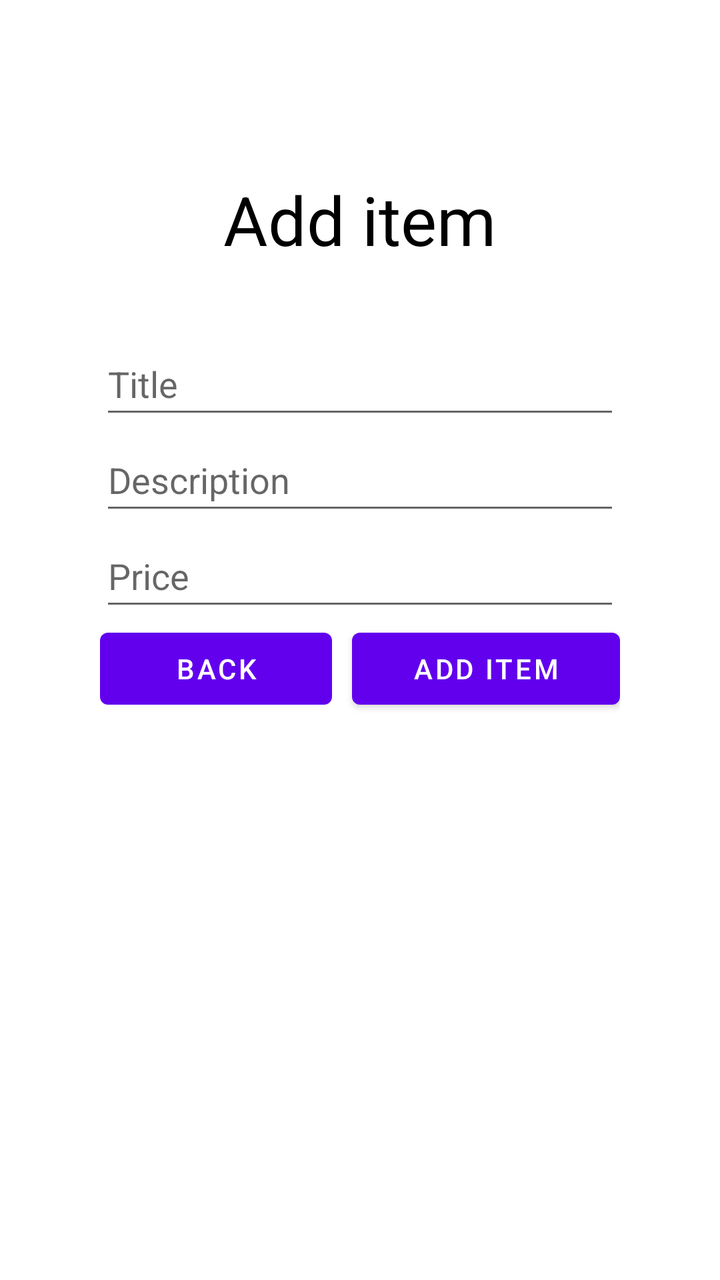
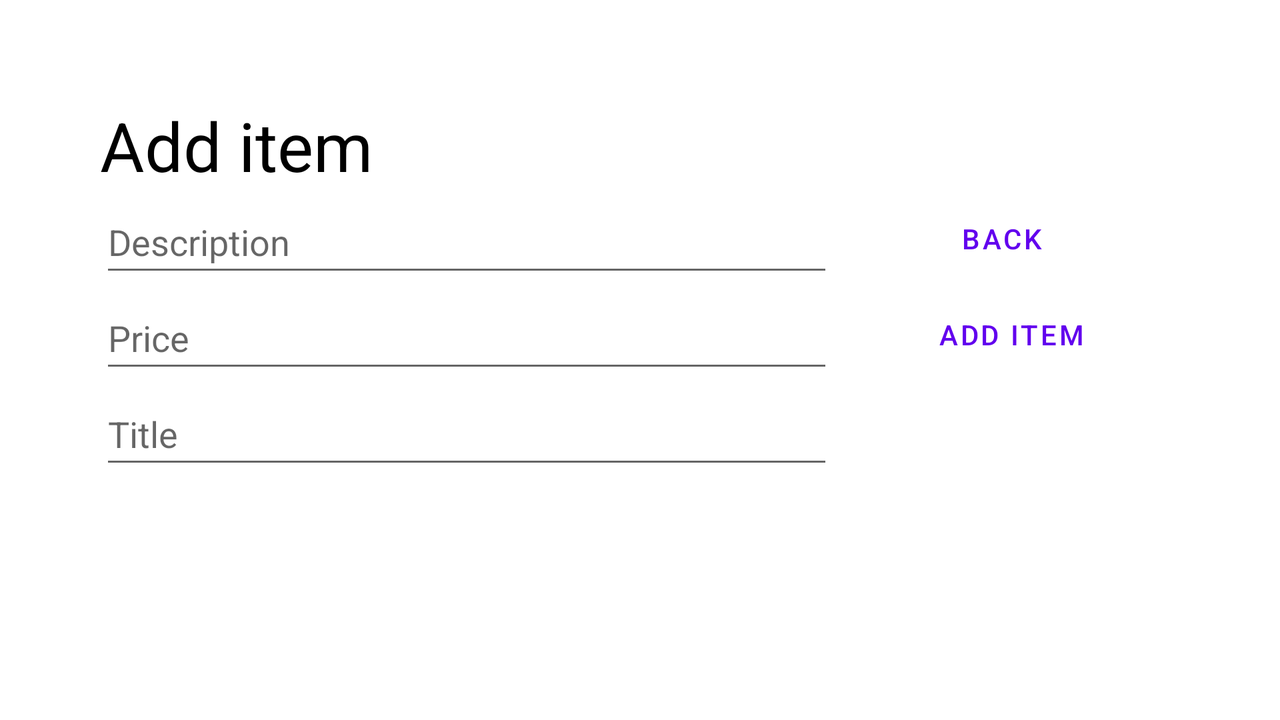

An Android layout and its configuration variant, each rendered on a device that would load it. The default file and the variant file are quoted in full after the pictures.
<!-- AndroidManifest.xml: application theme Theme.Resale -->
<!-- res/layout/fragment_add_item.xml -->
<?xml version="1.0" encoding="utf-8"?>
<LinearLayout xmlns:android="http://schemas.android.com/apk/res/android"
    xmlns:tools="http://schemas.android.com/tools"
    android:layout_width="match_parent"
    android:layout_height="match_parent"
    android:gravity="center_horizontal"
    android:orientation="vertical"
    android:padding="50sp"
    tools:context=".AddItemFragment">

    <Space
        android:layout_width="match_parent"
        android:layout_height="37dp" />

    <TextView
        android:id="@+id/add_item_title"
        android:layout_width="wrap_content"
        android:layout_height="wrap_content"
        android:text="Add item"
        android:textColor="#000000"
        android:textSize="34sp" />

    <Space
        android:layout_width="match_parent"
        android:layout_height="34dp" />

    <EditText
        android:id="@+id/add_item_title_input"
        android:layout_width="match_parent"
        android:layout_height="wrap_content"
        android:ems="10"
        android:hint="Title"
        android:inputType="textPersonName"
        android:minHeight="48dp" />

    <EditText
        android:id="@+id/add_item_description_input"
        android:layout_width="match_parent"
        android:layout_height="wrap_content"
        android:ems="10"
        android:hint="Description"
        android:inputType="textPersonName"
        android:minHeight="48dp" />

    <EditText
        android:id="@+id/add_item_price_input"
        android:layout_width="match_parent"
        android:layout_height="wrap_content"
        android:ems="10"
        android:hint="Price"
        android:inputType="number"
        android:minHeight="48dp" />

    <LinearLayout
        android:layout_width="match_parent"
        android:layout_height="match_parent"
        android:orientation="horizontal">

        <Button
            android:id="@+id/add_item_back_btn"
            android:layout_width="wrap_content"
            android:layout_height="wrap_content"
            android:layout_marginRight="5sp"
            android:layout_weight="1"
            android:text="Back" />

        <Button
            android:id="@+id/add_item_add_btn"
            android:layout_width="wrap_content"
            android:layout_height="wrap_content"
            android:layout_marginLeft="5sp"
            android:layout_weight="1"
            android:text="Add Item" />
    </LinearLayout>

</LinearLayout>
<!-- resources referenced by this layout -->
<resources>
  <style name="Theme.Resale" parent="Theme.MaterialComponents.DayNight.DarkActionBar">
          
          <item name="colorPrimary">@color/purple_500</item>
          <item name="colorPrimaryVariant">@color/purple_700</item>
          <item name="colorOnPrimary">@color/white</item>
          
          <item name="colorSecondary">@color/teal_200</item>
          <item name="colorSecondaryVariant">@color/teal_700</item>
          <item name="colorOnSecondary">@color/black</item>
          
          <item name="android:statusBarColor" tools:targetApi="l">?attr/colorPrimaryVariant</item>
          
      </style>
</resources>
<!-- res/layout-land/fragment_add_item.xml (the repository's variant of the layout above) -->
<!-- drawn on the phone turned sideways -->
<?xml version="1.0" encoding="utf-8"?>
<LinearLayout xmlns:android="http://schemas.android.com/apk/res/android"
    xmlns:tools="http://schemas.android.com/tools"
    android:layout_width="match_parent"
    android:layout_height="match_parent"
    android:gravity="top"
    android:orientation="vertical"
    android:padding="50sp"
    tools:context=".AddItemFragment">

    <TextView
        android:id="@+id/add_item_title"
        android:layout_width="wrap_content"
        android:layout_height="wrap_content"
        android:text="@string/add_item"
        android:textColor="#000000"
        android:textSize="34sp" />

    <LinearLayout
        android:layout_width="match_parent"
        android:layout_height="wrap_content"
        android:orientation="horizontal">

        <LinearLayout
            android:layout_width="wrap_content"
            android:layout_height="wrap_content"
            android:layout_weight="2"
            android:orientation="vertical">

            <EditText
                android:id="@+id/add_item_description_input"
                android:layout_width="match_parent"
                android:layout_height="wrap_content"
                android:ems="10"
                android:hint="@string/add_item_description_text"
                android:inputType="textPersonName"
                android:minHeight="48dp" />

            <EditText
                android:id="@+id/add_item_price_input"
                android:layout_width="match_parent"
                android:layout_height="wrap_content"
                android:ems="10"
                android:hint="@string/add_item_input_price_text"
                android:inputType="number"
                android:minHeight="48dp" />

            <EditText
                android:id="@+id/add_item_title_input"
                android:layout_width="match_parent"
                android:layout_height="wrap_content"
                android:ems="10"
                android:hint="@string/add_item_input_title_text"
                android:inputType="textPersonName"
                android:minHeight="48dp" />
        </LinearLayout>

        <LinearLayout
            android:layout_width="wrap_content"
            android:layout_height="wrap_content"
            android:layout_weight="1"
            android:orientation="vertical">

            <Button
                android:id="@+id/add_item_back_btn"
                style="?android:attr/buttonBarButtonStyle"
                android:layout_width="match_parent"
                android:layout_height="wrap_content"
                android:layout_marginEnd="5sp"
                android:layout_weight="1"
                android:text="@string/button_back_text" />

            <Button
                android:id="@+id/add_item_add_btn"
                style="?android:attr/buttonBarButtonStyle"
                android:layout_width="match_parent"
                android:layout_height="wrap_content"
                android:layout_marginStart="5sp"
                android:layout_weight="1"
                android:text="@string/add_item" />
        </LinearLayout>

    </LinearLayout>

</LinearLayout>
<!-- resources referenced by the variant -->
<!-- as the phone turned sideways resolves them -->
<resources>
  <string name="add_item">Add item</string>
  <string name="add_item_description_text">Description</string>
  <string name="add_item_input_price_text">Price</string>
  <string name="add_item_input_title_text">Title</string>
  <string name="button_back_text">Back</string>
  <style name="Theme.Resale" parent="Theme.MaterialComponents.DayNight.DarkActionBar">
          
          <item name="colorPrimary">@color/purple_500</item>
          <item name="colorPrimaryVariant">@color/purple_700</item>
          <item name="colorOnPrimary">@color/white</item>
          
          <item name="colorSecondary">@color/teal_200</item>
          <item name="colorSecondaryVariant">@color/teal_700</item>
          <item name="colorOnSecondary">@color/black</item>
          
          <item name="android:statusBarColor" tools:targetApi="l">?attr/colorPrimaryVariant</item>
          
      </style>
</resources>
